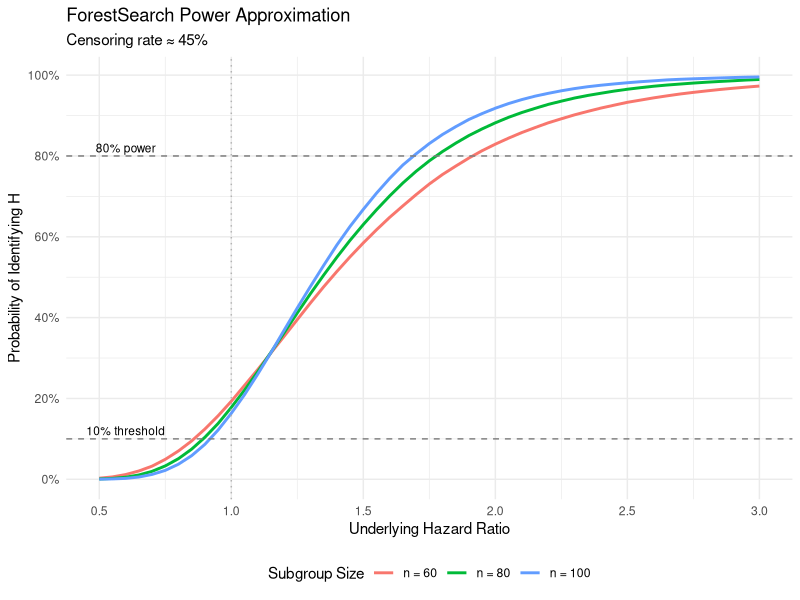

Here is the R script that generated this plot:
## ---- chunk 1
#| label: setup
#| include: false
knitr::opts_chunk$set(
 echo = TRUE,
 message = FALSE,
 warning = FALSE,
 fig.align = "center"
)
## ---- chunk 2
#| label: algorithm-diagram
#| echo: false
#| fig-cap: "ForestSearch Algorithm Overview"

# Create a simple flow diagram
library(DiagrammeR)

grViz("
digraph ForestSearch {
 graph [rankdir = TB, fontname = Helvetica]
 node [shape = box, style = filled, fontname = Helvetica]
 
 A [label = 'Step 1: Construct\\nCandidate Factors', fillcolor = '#E8F4F8']
 B [label = 'Step 2: Enumerate\\nSubgroup Combinations', fillcolor = '#E8F4F8']
 C [label = 'Step 3a: HR Screening\\n(threshold = 1.25)', fillcolor = '#FFF3CD']
 D [label = 'Step 3b-c: Consistency\\nEvaluation (R splits)', fillcolor = '#FFF3CD']
 E [label = 'Step 4: Select\\nMaximally Consistent', fillcolor = '#D4EDDA']
 F [label = 'Bootstrap Bias\\nCorrection', fillcolor = '#F8D7DA']
 
 A -> B -> C -> D -> E -> F
}
")
## ---- chunk 3
#| label: power-approximation
#| fig-cap: "Approximate probability of finding H via ForestSearch"

# Power approximation function
approx_power <- function(hr, n_subgroup, cens_rate = 0.45) {
 beta <- log(hr)
 d <- (1 - cens_rate) * n_subgroup
 var_split <- 8 / d
 
 # Numerical integration
 integrate_2d <- function(beta, var) {
   # Use Monte Carlo integration
   set.seed(123)
   n_sim <- 100000
   w1 <- rnorm(n_sim, mean = beta, sd = sqrt(var))
   w2 <- rnorm(n_sim, mean = beta, sd = sqrt(var))
  
   mean((w1 + w2 >= 2 * log(1.25)) & (w1 >= 0) & (w2 >= 0))
 }
 
 integrate_2d(beta, var_split)
}

# Calculate power curves
hr_seq <- seq(0.5, 3.0, by = 0.05)
n_values <- c(60, 80, 100)

power_data <- expand.grid(hr = hr_seq, n = n_values)
power_data$power <- mapply(approx_power, power_data$hr, power_data$n)
power_data$n <- factor(power_data$n, labels = paste("n =", n_values))

library(ggplot2)
ggplot(power_data, aes(x = hr, y = power, color = n)) +
 geom_line(linewidth = 1) +
 geom_hline(yintercept = 0.10, linetype = "dashed", color = "gray50") +
 geom_hline(yintercept = 0.80, linetype = "dashed", color = "gray50") +
 geom_vline(xintercept = 1.0, linetype = "dotted", color = "gray70") +
 scale_x_continuous(breaks = seq(0.5, 3.0, by = 0.5)) +
 scale_y_continuous(breaks = seq(0, 1, by = 0.2), labels = scales::percent) +
 labs(
   x = "Underlying Hazard Ratio",
   y = "Probability of Identifying H",
   color = "Subgroup Size",
   title = "ForestSearch Power Approximation",
   subtitle = "Censoring rate ≈ 45%"
 ) +
 theme_minimal() +
 theme(legend.position = "bottom") +
 annotate("text", x = 0.6, y = 0.12, label = "10% threshold", size = 3) +
 annotate("text", x = 0.6, y = 0.82, label = "80% power", size = 3)
## ---- chunk 4
#| label: bootstrap-diagram4
#| echo: false
#| fig-cap: "Bootstrap Bias Correction Workflow"

grViz("
digraph Bootstrap {
  graph [rankdir = LR, fontname = Helvetica, nodesep = 0.5, ranksep = 1.0]
  node [shape = box, style = filled, fontname = Helvetica, fontsize = 11, margin = 0.2]
  edge [fontsize = 9]
 
  subgraph cluster_0 {
    label = 'Observed Data'
    style = filled
    color = '#E8F4F8'
    fontsize = 12
    A [label = 'Observed data \\nRun ForestSearch\\nGet Ĥ', fillcolor = white]
    B [label = 'Estimate β̂(Ĥ)', fillcolor = white]
  }
 
  subgraph cluster_1 {
    label = 'Bootstrap b = 1,...,B'
    style = filled
    color = '#FFF3CD'
    fontsize = 12
    C [label = 'Resample Data \\nBootstrap data \\nb = 1,...,B', fillcolor = white]
    D [label = 'Run ForestSearch\\nGet Ĥ*b', fillcolor = white]
    E [label = 'Compute η*b(Ĥ*b)\\nand η*b(Ĥ)', fillcolor = white]
  }
 
  subgraph cluster_2 {
    label = 'Bias Correction'
    style = filled
    color = '#D4EDDA'
    fontsize = 12
    F [label = 'Average Bias\\nTerms', fillcolor = white]
    G [label = 'β̂*(Ĥ) = β̂(Ĥ) - bias', fillcolor = white]
    H [label = 'IJ Variance\\nEstimation', fillcolor = white]
  }
 
  // Force B and C into the same column
  {rank = same; A; B}
  {rank = same; C; D; E}
 
  A:s -> B:n
  A -> C -> D -> E
  E -> F -> G
  F -> H
}
", width = 900, height = 400)
## ---- chunk 5
#| label: cv-metrics-table
#| echo: false

cv_metrics <- data.frame(
 Metric = c("sensCV(Ĥ)", "sensCV(Ĥᶜ)", "ppvCV(Ĥ)", "ppvCV(Ĥᶜ)", "Exact Match"),
 Description = c(
   "Proportion of full-analysis Ĥ subjects also classified as Ĥ in CV",
   "Proportion of full-analysis Ĥᶜ subjects also classified as Ĥᶜ in CV",
   "Proportion of CV Ĥ subjects that match full-analysis Ĥ",
   "Proportion of CV Ĥᶜ subjects that match full-analysis Ĥᶜ",
   "Proportion of CV folds reproducing exact subgroup definition"
 ),
 Interpretation = c(
   "Higher = more stable Ĥ identification",
   "Higher = more stable Ĥᶜ identification",
   "Higher = CV predictions align with full analysis",
   "Higher = CV predictions align with full analysis",
   "Higher = algorithm consistently identifies same subgroup"
 )
)

knitr::kable(cv_metrics, caption = "Cross-Validation Metrics for ForestSearch")
## ---- chunk 6
#| label: session-info
sessionInfo()
